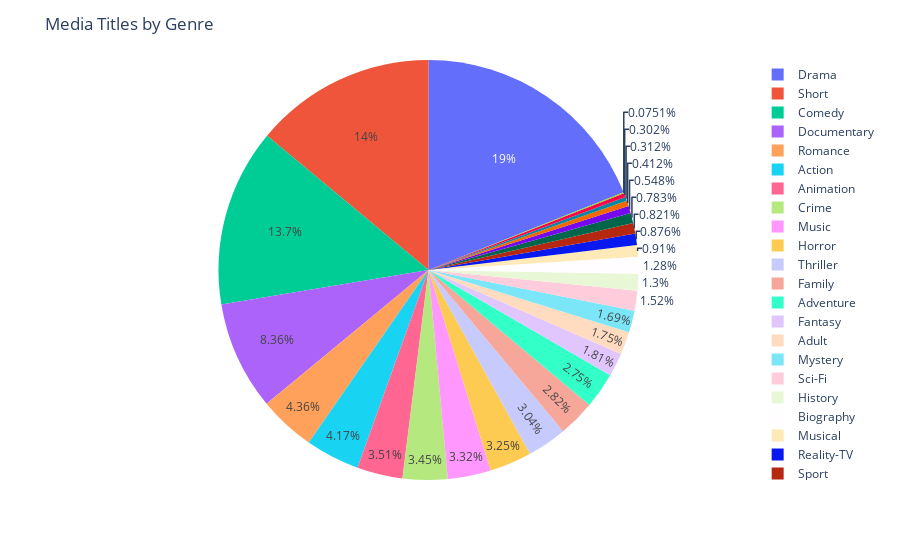

The notebook cell this image was saved under:
### Code cell
genre_title_count = {}
for i in genres:
    count = 0
    count = sum([count + 1 for x in media_titles.genres_list if i in x])
    genre_title_count[i] = count
print(genre_title_count)
fig = px.pie(values=genre_title_count.values(), names=genre_title_count.keys())
fig.update_layout(title_text='Media Titles by Genre')

### Figure 1 — Plotly figure (JSON) as saved in the notebook; plotly's stock layout.template omitted (floating-point values rounded to 4 significant figures)
{"data": [{"domain": {"x": [0, 1], "y": [0, 1]}, "hovertemplate": "label=%{label}<br>value=%{value}<extra></extra>", "labels": ["Documentary", "Short", "Animation", "Sport", "Action", "Comedy", "Romance", "Western", "Drama", "Music", "Sci-Fi", "History", "News", "Crime", "Family", "Fantasy", "Horror", "Biography", "War", "Adventure", "Mystery", "Musical", "Adult", "Thriller", "Film-Noir", "Game-Show", "Talk-Show", "Reality-TV"], "legendgroup": "", "name": "", "showlegend": true, "type": "pie", "values": [87035, 145249, 36499, 8541, 43414, 142303, 45343, 5704, 197427, 34580, 15781, 13547, 3243, 35861, 29335, 18889, 33782, 13296, 8145, 28586, 17619, 9475, 18226, 31682, 782, 3141, 4288, 9113]}], "layout": {"legend": {"tracegroupgap": 0}, "margin": {"t": 60}, "title": {"text": "Media Titles by Genre"}}}
